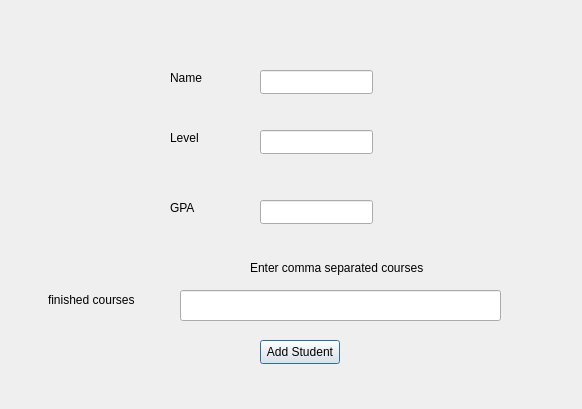
<?xml version="1.0" encoding="UTF-8"?>
<ui version="4.0">
 <class>AddNewStudent</class>
 <widget class="QDialog" name="AddNewStudent">
  <property name="geometry">
   <rect>
    <x>0</x>
    <y>0</y>
    <width>582</width>
    <height>409</height>
   </rect>
  </property>
  <property name="windowTitle">
   <string>Dialog</string>
  </property>
  <widget class="QLineEdit" name="NameTXT">
   <property name="geometry">
    <rect>
     <x>260</x>
     <y>70</y>
     <width>113</width>
     <height>24</height>
    </rect>
   </property>
  </widget>
  <widget class="QLabel" name="label">
   <property name="geometry">
    <rect>
     <x>170</x>
     <y>70</y>
     <width>49</width>
     <height>16</height>
    </rect>
   </property>
   <property name="text">
    <string>Name</string>
   </property>
  </widget>
  <widget class="QLabel" name="label_2">
   <property name="geometry">
    <rect>
     <x>170</x>
     <y>130</y>
     <width>49</width>
     <height>16</height>
    </rect>
   </property>
   <property name="text">
    <string>Level</string>
   </property>
  </widget>
  <widget class="QLineEdit" name="LevelTXT">
   <property name="geometry">
    <rect>
     <x>260</x>
     <y>130</y>
     <width>113</width>
     <height>24</height>
    </rect>
   </property>
  </widget>
  <widget class="QLabel" name="label_3">
   <property name="geometry">
    <rect>
     <x>48</x>
     <y>290</y>
     <width>91</width>
     <height>20</height>
    </rect>
   </property>
   <property name="text">
    <string>finished courses</string>
   </property>
  </widget>
  <widget class="QLineEdit" name="FcoursesTXT">
   <property name="geometry">
    <rect>
     <x>180</x>
     <y>290</y>
     <width>321</width>
     <height>31</height>
    </rect>
   </property>
  </widget>
  <widget class="QLabel" name="label_4">
   <property name="geometry">
    <rect>
     <x>170</x>
     <y>200</y>
     <width>49</width>
     <height>16</height>
    </rect>
   </property>
   <property name="text">
    <string>GPA</string>
   </property>
  </widget>
  <widget class="QLineEdit" name="GPATXT">
   <property name="geometry">
    <rect>
     <x>260</x>
     <y>200</y>
     <width>113</width>
     <height>24</height>
    </rect>
   </property>
  </widget>
  <widget class="QPushButton" name="insertStudentToMapButton">
   <property name="geometry">
    <rect>
     <x>260</x>
     <y>340</y>
     <width>80</width>
     <height>24</height>
    </rect>
   </property>
   <property name="text">
    <string>Add Student</string>
   </property>
  </widget>
  <widget class="QLabel" name="label_5">
   <property name="geometry">
    <rect>
     <x>250</x>
     <y>260</y>
     <width>181</width>
     <height>16</height>
    </rect>
   </property>
   <property name="text">
    <string>Enter comma separated courses</string>
   </property>
  </widget>
 </widget>
 <resources/>
 <connections/>
</ui>
